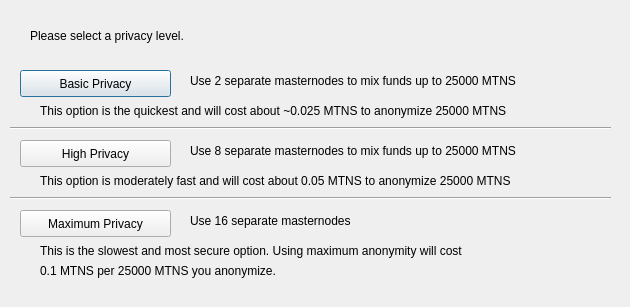
<?xml version="1.0" encoding="UTF-8"?>
<ui version="4.0">
 <class>ObfuscationConfig</class>
 <widget class="QDialog" name="ObfuscationConfig">
  <property name="geometry">
   <rect>
    <x>0</x>
    <y>0</y>
    <width>630</width>
    <height>307</height>
   </rect>
  </property>
  <property name="windowTitle">
   <string>Configure Obfuscation</string>
  </property>
  <widget class="QPushButton" name="buttonBasic">
   <property name="geometry">
    <rect>
     <x>20</x>
     <y>70</y>
     <width>151</width>
     <height>27</height>
    </rect>
   </property>
   <property name="text">
    <string>Basic Privacy</string>
   </property>
  </widget>
  <widget class="QPushButton" name="buttonHigh">
   <property name="geometry">
    <rect>
     <x>20</x>
     <y>140</y>
     <width>151</width>
     <height>27</height>
    </rect>
   </property>
   <property name="text">
    <string>High Privacy</string>
   </property>
  </widget>
  <widget class="QPushButton" name="buttonMax">
   <property name="geometry">
    <rect>
     <x>20</x>
     <y>210</y>
     <width>151</width>
     <height>27</height>
    </rect>
   </property>
   <property name="text">
    <string>Maximum Privacy</string>
   </property>
  </widget>
  <widget class="QLabel" name="label">
   <property name="geometry">
    <rect>
     <x>30</x>
     <y>20</y>
     <width>571</width>
     <height>31</height>
    </rect>
   </property>
   <property name="text">
    <string>Please select a privacy level.</string>
   </property>
  </widget>
  <widget class="QLabel" name="label_2">
   <property name="geometry">
    <rect>
     <x>190</x>
     <y>70</y>
     <width>421</width>
     <height>21</height>
    </rect>
   </property>
   <property name="text">
    <string>Use 2 separate masternodes to mix funds up to 25000 MTNS</string>
   </property>
  </widget>
  <widget class="QLabel" name="label_3">
   <property name="geometry">
    <rect>
     <x>190</x>
     <y>140</y>
     <width>411</width>
     <height>21</height>
    </rect>
   </property>
   <property name="text">
    <string>Use 8 separate masternodes to mix funds up to 25000 MTNS</string>
   </property>
  </widget>
  <widget class="QLabel" name="label_4">
   <property name="geometry">
    <rect>
     <x>190</x>
     <y>210</y>
     <width>421</width>
     <height>21</height>
    </rect>
   </property>
   <property name="text">
    <string>Use 16 separate masternodes</string>
   </property>
  </widget>
  <widget class="QLabel" name="label_6">
   <property name="geometry">
    <rect>
     <x>40</x>
     <y>100</y>
     <width>561</width>
     <height>21</height>
    </rect>
   </property>
   <property name="text">
    <string>This option is the quickest and will cost about ~0.025 MTNS to anonymize 25000 MTNS</string>
   </property>
  </widget>
  <widget class="QLabel" name="label_7">
   <property name="geometry">
    <rect>
     <x>40</x>
     <y>170</y>
     <width>561</width>
     <height>21</height>
    </rect>
   </property>
   <property name="text">
    <string>This option is moderately fast and will cost about 0.05 MTNS to anonymize 25000 MTNS</string>
   </property>
  </widget>
  <widget class="QLabel" name="label_8">
   <property name="geometry">
    <rect>
     <x>40</x>
     <y>240</y>
     <width>561</width>
     <height>21</height>
    </rect>
   </property>
   <property name="text">
    <string>This is the slowest and most secure option. Using maximum anonymity will cost</string>
   </property>
  </widget>
  <widget class="QLabel" name="label_9">
   <property name="geometry">
    <rect>
     <x>40</x>
     <y>260</y>
     <width>561</width>
     <height>21</height>
    </rect>
   </property>
   <property name="text">
    <string>0.1 MTNS per 25000 MTNS you anonymize.</string>
   </property>
  </widget>
  <widget class="Line" name="line">
   <property name="geometry">
    <rect>
     <x>10</x>
     <y>120</y>
     <width>601</width>
     <height>16</height>
    </rect>
   </property>
   <property name="orientation">
    <enum>Qt::Horizontal</enum>
   </property>
  </widget>
  <widget class="Line" name="line_2">
   <property name="geometry">
    <rect>
     <x>10</x>
     <y>190</y>
     <width>601</width>
     <height>16</height>
    </rect>
   </property>
   <property name="orientation">
    <enum>Qt::Horizontal</enum>
   </property>
  </widget>
 </widget>
 <resources/>
 <connections/>
</ui>
